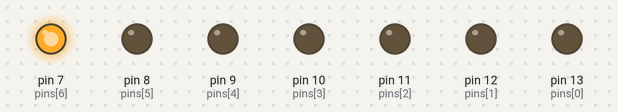
The sketch below on a simulated Arduino Uno, built with avr-gcc and run on an emulated ATmega328P. On the bench: output pins drawn as LEDs (lit = HIGH).

Above: at 0.5 s.
At 2.5 s:
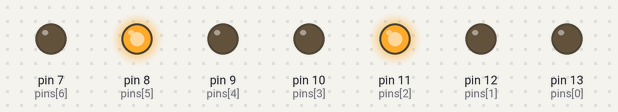
At 3.5 s:
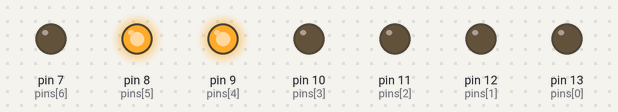
At 5.5 s:
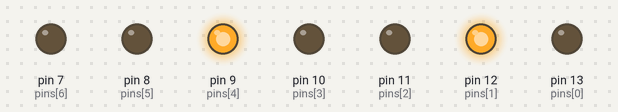
At 8.5 s:
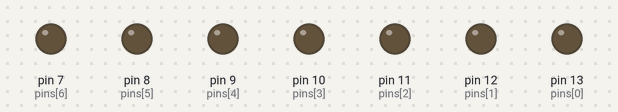
At 11.5 s:
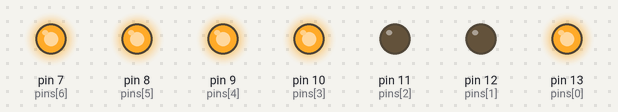
Timing chart, 0 to 13.0 s (numbered marks = the images above):
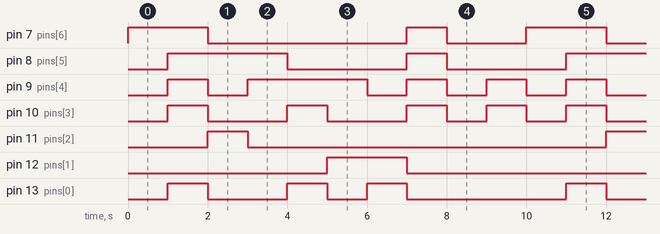

Measured:
- by itself, pin 7 (pins[6]): repeats every 10.0 s: LOW 5.0 s, HIGH 1.0 s, LOW 2.0 s, HIGH 2.0 s
- by itself, pin 8 (pins[5]): repeats every 10.0 s: LOW 3.0 s, HIGH 1.0 s, LOW 3.0 s, HIGH 3.0 s
- by itself, pin 9 (pins[4]): repeats every 10.0 s: LOW 1.0 s, HIGH 3.0 s, 3 × (LOW 1.0 s, HIGH 1.0 s)
- by itself, pin 10 (pins[3]): repeats every 10.0 s: 2 × (LOW 2.0 s, HIGH 1.0 s), 2 × (LOW 1.0 s, HIGH 1.0 s)
- by itself, pin 11 (pins[2]): alternates HIGH for 1.0 s and LOW for 9.0 s
- by itself, pin 12 (pins[1]): alternates HIGH for 2.0 s and LOW for 8.0 s
- by itself, pin 13 (pins[0]): repeats every 10.0 s: LOW 2.0 s, HIGH 1.0 s, LOW 1.0 s, HIGH 1.0 s, LOW 4.0 s, HIGH 1.0 s

The sketch:

7-seg.ino
```cpp
byte pins[7]={13, 12, 11, 10, 9, 8, 7};
byte show[10][7]={
  {0, 0, 0, 0, 0, 0, 1},
  {1, 0, 0, 1, 1, 1, 1},
  {0, 0, 1, 0, 0, 1, 0},
  {0, 0, 0, 0, 1, 1, 0},
  {1, 0, 0, 1, 1, 0, 0},
  {0, 1, 0, 0, 1, 0, 0},
  {1, 1, 0, 0, 0, 0, 0},
  {0, 0, 0, 1, 1, 1, 1},
  {0, 0, 0, 0, 0, 0, 0},
  {0, 0, 0, 1, 1, 0, 0},
};

void setup()
{
  for (byte i = 0; i < 7; ++i) {
   pinMode(pins[i], OUTPUT);
  }
}

void loop()
{
  for(byte i = 0; i < 10; i++){
    for(byte j = 0; j < 7; j++){
      digitalWrite(pins[j], show[i][j]);
    }
    delay(1000);
  }
}
```
